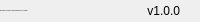
              <widget class="QFrame" name="bottomBar">
               <property name="minimumSize">
                <size>
                 <width>0</width>
                 <height>22</height>
                </size>
               </property>
               <property name="maximumSize">
                <size>
                 <width>16777215</width>
                 <height>22</height>
                </size>
               </property>
               <property name="frameShape">
                <enum>QFrame::NoFrame</enum>
               </property>
               <property name="frameShadow">
                <enum>QFrame::Raised</enum>
               </property>
               <layout class="QHBoxLayout" name="horizontalLayout_5">
                <property name="spacing">
                 <number>0</number>
                </property>
                <property name="leftMargin">
                 <number>0</number>
                </property>
                <property name="topMargin">
                 <number>0</number>
                </property>
                <property name="rightMargin">
                 <number>0</number>
                </property>
                <property name="bottomMargin">
                 <number>0</number>
                </property>
                <item>
                 <widget class="QLabel" name="creditsLabel">
                  <property name="maximumSize">
                   <size>
                    <width>16777215</width>
                    <height>16</height>
                   </size>
                  </property>
                  <property name="font">
                   <font>
                    <family>Arial</family>
                    <pointsize>-1</pointsize>
                    <italic>false</italic>
                    <bold>false</bold>
                   </font>
                  </property>
                  <property name="text">
                   <string>Developed by the Chair of Computer Engineering, TU Chemnitz</string>
                  </property>
                  <property name="alignment">
                   <set>Qt::AlignLeading|Qt::AlignLeft|Qt::AlignVCenter</set>
                  </property>
                 </widget>
                </item>
                <item>
                 <widget class="QLabel" name="version">
                  <property name="text">
                   <string>v1.0.0</string>
                  </property>
                  <property name="alignment">
                   <set>Qt::AlignRight|Qt::AlignTrailing|Qt::AlignVCenter</set>
                  </property>
                 </widget>
                </item>
                <item>
                 <widget class="QFrame" name="frame_size_grip">
                  <property name="minimumSize">
                   <size>
                    <width>20</width>
                    <height>0</height>
                   </size>
                  </property>
                  <property name="maximumSize">
                   <size>
                    <width>20</width>
                    <height>16777215</height>
                   </size>
                  </property>
                  <property name="frameShape">
                   <enum>QFrame::NoFrame</enum>
                  </property>
                  <property name="frameShadow">
                   <enum>QFrame::Raised</enum>
                  </property>
                 </widget>
                </item>
               </layout>
              </widget>
